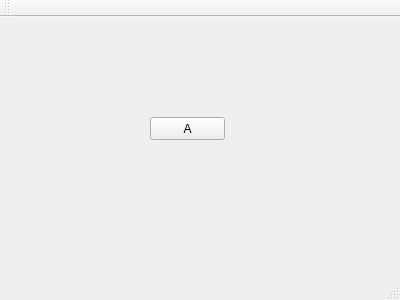
<?xml version="1.0" encoding="UTF-8"?>
<ui version="4.0">
 <class>AMainWindow</class>
 <widget class="QMainWindow" name="AMainWindow">
  <property name="geometry">
   <rect>
    <x>0</x>
    <y>0</y>
    <width>400</width>
    <height>300</height>
   </rect>
  </property>
  <property name="windowTitle">
   <string>AMainWindow</string>
  </property>
  <widget class="QWidget" name="centralWidget">
   <widget class="QPushButton" name="pushButton">
    <property name="geometry">
     <rect>
      <x>150</x>
      <y>100</y>
      <width>75</width>
      <height>23</height>
     </rect>
    </property>
    <property name="text">
     <string>A</string>
    </property>
   </widget>
  </widget>
  <widget class="QMenuBar" name="menuBar">
   <property name="geometry">
    <rect>
     <x>0</x>
     <y>0</y>
     <width>400</width>
     <height>23</height>
    </rect>
   </property>
  </widget>
  <widget class="QToolBar" name="mainToolBar">
   <attribute name="toolBarArea">
    <enum>TopToolBarArea</enum>
   </attribute>
   <attribute name="toolBarBreak">
    <bool>false</bool>
   </attribute>
  </widget>
  <widget class="QStatusBar" name="statusBar"/>
 </widget>
 <layoutdefault spacing="6" margin="11"/>
 <resources/>
 <connections/>
</ui>
